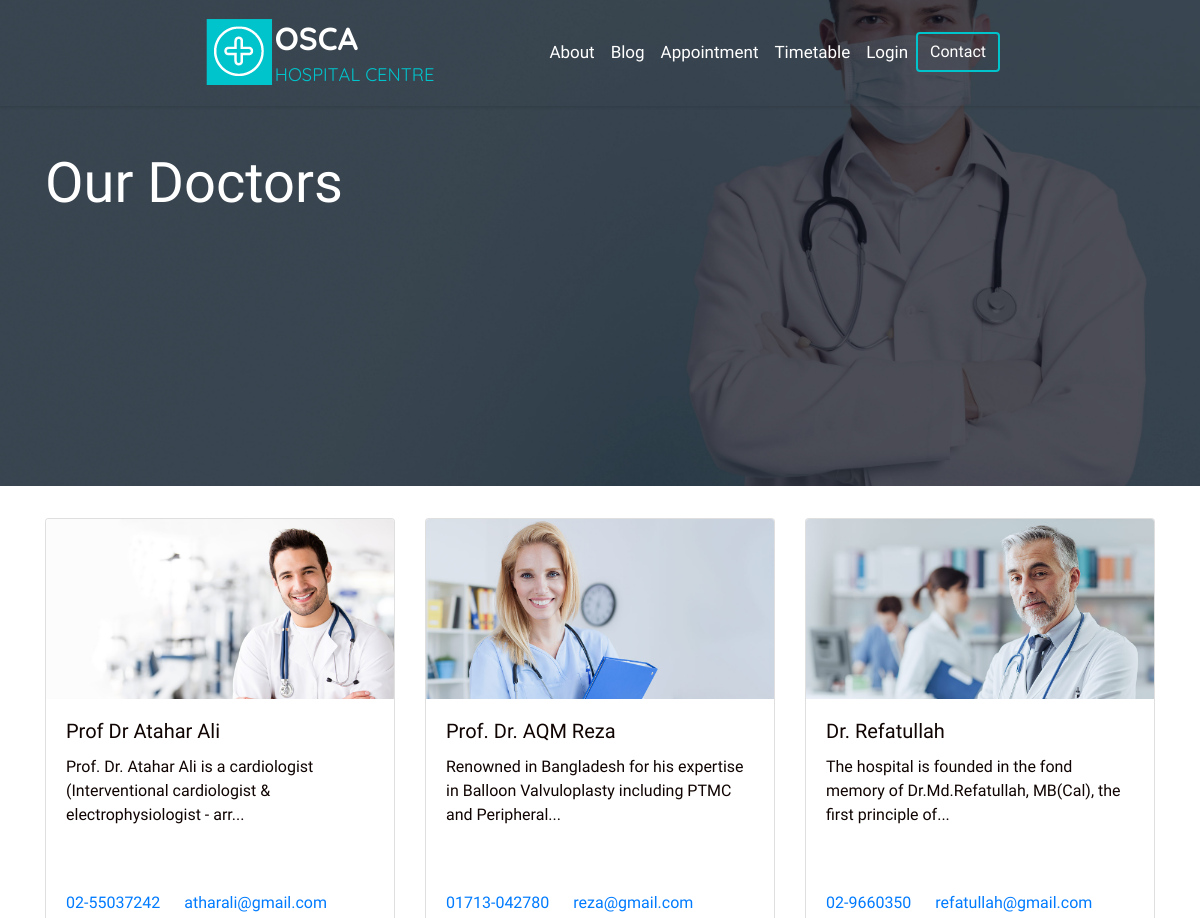
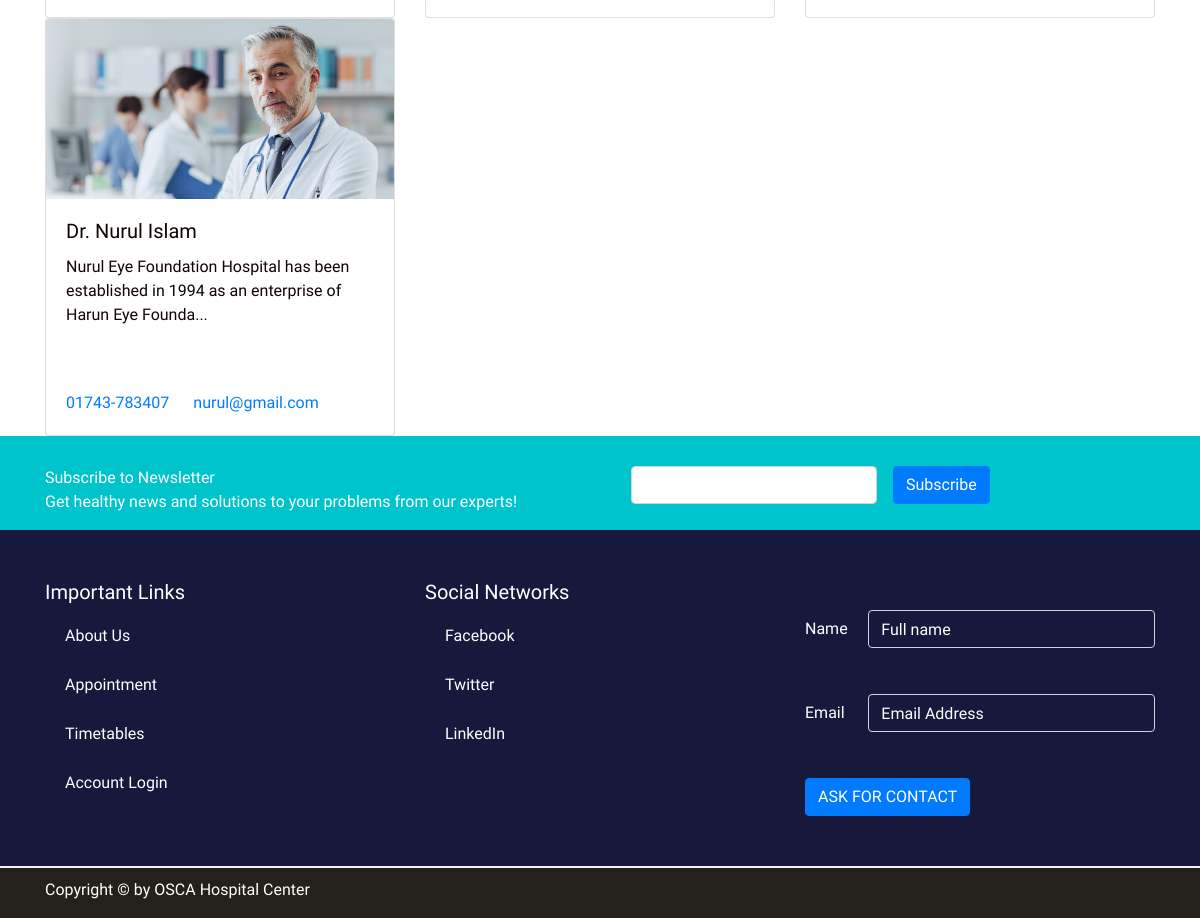
The app's page /doctors.php with its own data (2 pictures, top to bottom).
### tables this page shows
CREATE TABLE `user` (
  `id` int(11) NOT NULL,
  `user_type` varchar(15) NOT NULL,
  `full_name` varchar(50) NOT NULL,
  `email` varchar(50) NOT NULL,
  `phone` varchar(50) DEFAULT NULL,
  `password` varchar(100) NOT NULL,
  `description` mediumtext DEFAULT NULL,
  `category` varchar(40) DEFAULT NULL,
  `service` varchar(40) DEFAULT NULL,
  `profile_picture` varchar(500) DEFAULT NULL,
  `registration_time` timestamp NOT NULL DEFAULT current_timestamp() ON UPDATE current_timestamp()
);

### controller/config.inc.php (called while the page is built, shortened)
<?php
$servername = "localhost";
$db_username = "root";
$db_password = "";
$db_name = "osca_new";
function getArray($query)
{
  global $servername, $db_username, $db_password, $db_name;
  $conn = mysqli_connect($servername, $db_username, $db_password, $db_name);
  $result = mysqli_query($conn, $query);
  if (mysqli_num_rows($result) < 2) {
    return mysqli_fetch_assoc($result);
  }
  $data = array();
  while ($row = mysqli_fetch_assoc($result)) {
    $data[] = $row;
  }
  return $data;
}

### controller/Controller.php (called while the page is built, shortened)
<?php
require_once 'config.inc.php';
function getAllDoctors()
{
    $query = "SELECT * FROM `user` WHERE `user_type`= 'doctor'";
    $doctors = getArray($query);
    $query = "SELECT COUNT(*) as count FROM `user` WHERE `user_type` = 'doctor' ";
    $doctorsCounter = getArray($query);
    return $doctors;
}

### doctors.php (the view, shortened to what this page needs)
<?php
include('includes/header.php');
require_once 'controller/Controller.php';
$doctors = getAllDoctors();
?>
<body>
  <section>
    <div class="jumbotron jumbotron-fluid doctors-hero">
      <div class="container">
        <h1 class="display-4 about-hero-title">Our Doctors</h1>
      </div>
    </div>
    <div class="container">
      <div class="row">
        <?php
        if ($doctors > 0) {
          foreach ($doctors as $doctor) {
            echo "<div class='col-sm-4'>";
            echo "<a href='templates/doctor_profile_template.php?id=" . $doctor["id"] . "'  name='id'>";
            echo "<div class='card single-doctor-direct-loop'>";
            echo " <img src='../../assets/images/uploaded_images/doctor_images/" . $doctor["profile_picture"] . "' class='card-img-top' alt=''>";
            echo "<div class='card-body'>";
            echo "<h5 class='card-title'>" . $doctor["full_name"] . "</h5>";
            $truncated = (strlen($doctor["description"]) > 95) ? substr($doctor["description"], 0, 95) . '...' : $doctor["description"];
            echo "<p class='card-text loop-text'>" . $truncated .  "</p>";
            echo "<br><br>";
            echo " <a href='tel:" . $doctor["phone"] . " ' class='card-link'>" . $doctor["phone"] .  "</a>";
            echo " <a href='mailto: " . $doctor["email"] . " ' class='card-link'>" . $doctor["email"] .  "</a>";
            echo "</div>
          </div>
          </a>
          </div>
          ";
          }
        } ?>
      </div>
    </div>
  </section>
</body>
</body>
<?php
include('includes/footer.php');
?>

### includes/header.php (shortened to what this page needs)
<!DOCTYPE html>
<html lang="en">
<head>
  <link rel="stylesheet" href="https://stackpath.bootstrapcdn.com/font-awesome/4.7.0/css/font-awesome.min.css">
  <link rel="stylesheet" href="https://stackpath.bootstrapcdn.com/bootstrap/4.5.0/css/bootstrap.min.css">
  <link rel="stylesheet" href="/assets/css/styles.css">
  <nav class="navbar navbar-expand-lg navbar-light bg-light">
    <a class="navbar-brand desktop_logo" href="/index.php"><img src="/assets/images/white_logo.png"></a>
    <div class="collapse navbar-collapse" id="navbarNav">
      <ul class="navbar-nav ml-auto" id="nav">
        <li class="nav-item">
          <a class="nav-link" href="/about.php">About</a>
        </li>
        <li class="nav-item">
          <a class="nav-link" href="/posts.php">Blog</a>
        </li>
        <li class="nav-item">
          <a class="nav-link" href="/appointment.php">Appointment</a>
        </li>
        <li class="nav-item">
          <a class="nav-link" href="/timetable.php">Timetable</a>
        </li>
        <li class="nav-item">
          <a class="nav-link" href="/login.php">Login</a>
        </li>
        <li class="nav-item">
          <a href="mailto:tamjidahmed958@gmail.com">
            <button class="btn btn-contact">Contact</button>
          </a>
        </li>
      </ul>
    </div>
  </nav>
</head>

### includes/footer.php (shortened to what this page needs)
<?php
if (file_exists('./controller/Controller.php')) {
  require_once './controller/Controller.php';
}
?>
<footer>
  <section class="subscriber-section">
    <div class="container ">
      <div class="row">
        <div class="col-sm-6">
          <p>Subscribe to Newsletter <br>
            Get healthy news and solutions to your problems from our experts!</p>
        </div>
        <div class="col-sm-6">
          <form class="form-inline" action="" method="post">
            <div class="form-group mx-sm-3 mb-2">
              <input type="email" name="sub_mail" id="sub_mail" class="form-control mailchimp" placeholder="Email">
            </div>
            <button type="submit" id="sub_button" name="sub_button" class="btn btn-primary mb-2">Subscribe</button>
          </form>
        </div>
      </div>
    </div>
  </section>
  <section class="prefooter">
    <div class="container">
      <div class="row">
        <div class="col-sm">
          <h5 style="color:white"> Important Links </h5>
          <ul class="list-group list-group-flush important-links">
            <li class="list-group-item footer-li"><a href="/about.php">About Us</a></li>
            <li class="list-group-item footer-li"><a href="/appointment.php">Appointment</a></li>
            <li class="list-group-item footer-li"><a href="/timetable.php">Timetables</a></li>
            <li class="list-group-item footer-li"><a href="/login.php">Account Login</a></li>
          </ul>
        </div>
        <div class="col-sm">
          <h5 style="color:white"> Social Networks </h5>
          <ul class="list-group list-group-flush social-links">
            <li class="list-group-item footer-li"><a href="#">Facebook</a></li>
            <li class="list-group-item footer-li"><a href="#">Twitter</a></li>
            <li class="list-group-item footer-li"><a href="#">LinkedIn</a></li>
          </ul>
        </div>
        <div class="col-sm footer-form-col">
          <form action="" method="post">
            <div class="form-group row footer-form-row">
              <label for="inputEmail3" class="col-sm-2 col-form-label footer-form">Name</label>
              <div class="col-sm-10">
                <input type="text" name="contact_full_name" class="form-control form-trans" placeholder="Full name">
              </div>
            </div>
            <div class="form-group row">
              <label for="inputPassword3" class="col-sm-2 col-form-label footer-form">Email</label>
              <div class="col-sm-10">
                <input type="email" name="contact_email_address" class="form-control form-trans" placeholder="Email Address">
              </div>
            </div>
            <button type="submit" name="contact_btn" class="btn btn-primary">ASK FOR CONTACT</button>
        </div>
      </div>
    </div>
  </section>
  <section class="copyright">
    <div class="container">
      <div class="row">
        <div class="col-sm-6">
          <p>Copyright &copy; by OSCA Hospital Center</p>
        </div>
        <div class="col-sm-6">
        </div>
      </div>
    </div>
  </section>
</footer>
</html>

### assets/css/styles.css (style rules this page uses)
* { font-family: "Oswald", sans-serif; margin: 0; padding: 0; color: #0f0402; }
a { text-decoration: none !important; }
.navbar { background-color: transparent !important; box-shadow: 0 2px 3px 0 rgba(0, 0, 0, 0.1); padding-right: 200px; padding-left: 200px; z-index: 200; }
.btn-contact { color: white; border: 2px solid #00c4cc; }
.nav-link { color: white !important; font-size: 17px; }
.card-title { font-weight: 300; }
.card_box_3, .list-group-flush { background-color: #16193b !important; color: whitesmoke !important; width: 100% !important; }
.jumbotron-fluid { background-color: transparent !important; }
.single-blog-direct-loop, .single-doctor-direct-loop { cursor: pointer; min-height: 400px !important; }
.form-trans { background-color: transparent !important; margin-bottom: 30px; color: white; }
::placeholder { color: white !important; }
.subscriber-section { padding-top: 30px; background-color: #00c4cc; }
.subscriber-section p, .footer-form { color: white; }
.mailchimp { display: flex; }
.prefooter { padding-top: 50px; padding-bottom: 50px; background-color: #16193b; }
.footer-li { color: white; background-color: transparent; }
.footer-form-col { padding-top: 30px; }
.copyright { border-top: 2px solid whitesmoke; background-color: #24201a; }
.copyright p { padding-top: 10px; color: white; }
.important-links a, .social-links a { text-decoration: none; color: white; }
.doctors-hero { background-image: url("/assets/images/3485318-min.jpg"); opacity: 1; min-height: 500px; overflow: hidden; background-attachment: scroll; background-position: center; background-repeat: no-repeat; background-size: cover; margin-top: -120px; }
.about-hero-title { padding-top: 100px; color: white; }

### records on screen
user: profile_picture (picture), full_name "Prof Dr Atahar Ali", description "Prof. Dr. Atahar Ali is a cardiologist (Interventional cardiologist & electrophysiologist - arr...", phone "02-55037242", email "atharali@gmail.com"
user: profile_picture (picture), full_name "Prof. Dr. AQM Reza", description "Renowned in Bangladesh for his expertise in Balloon Valvuloplasty including PTMC and Peripheral...", phone "01713-042780", email "reza@gmail.com"
user: profile_picture (picture), full_name "Dr. Refatullah", description "The hospital is founded in the fond memory of Dr.Md.Refatullah, MB(Cal), the first principle of...", phone "02-9660350", email "refatullah@gmail.com"
user: profile_picture (picture), full_name "Dr. Nurul Islam", description "Nurul Eye Foundation Hospital has been established in 1994 as an enterprise of Harun Eye Founda...", phone "01743-783407", email "nurul@gmail.com"
